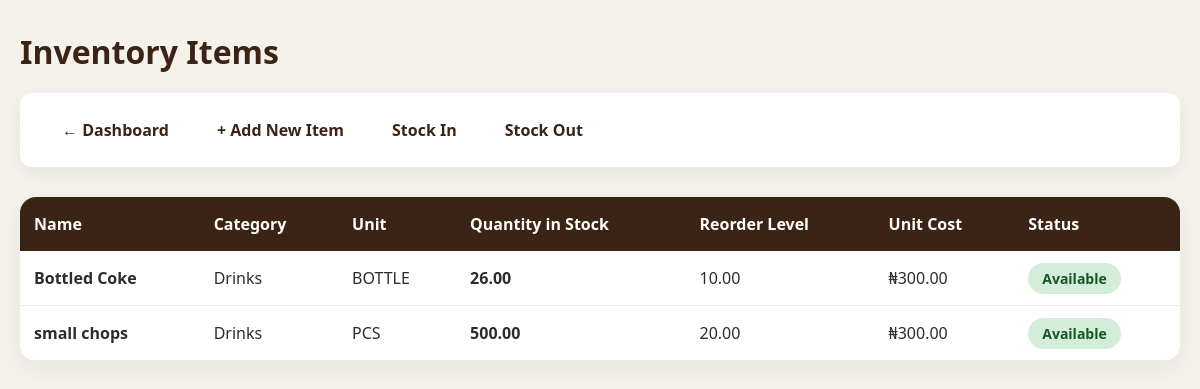
Screenshot of /inventory/items/ (signed in) with the database file from the repository.
### inventory/models.py (models this page shows, shortened)
class InventoryItem(models.Model):
    UNIT_CHOICES = [
        ('PCS', 'Pieces'),
        ('KG', 'Kilogram'),
        ('LITRE', 'Litre'),
        ('PACK', 'Pack'),
        ('BOTTLE', 'Bottle'),
        ('BAG', 'Bag'),
        ('CARTON', 'Carton'),
        ('OTHER', 'Other'),
    ]
    name = models.CharField(max_length=150)
    category = models.ForeignKey(InventoryCategory, on_delete=models.SET_NULL, null=True)
    unit = models.CharField(max_length=20, choices=UNIT_CHOICES)
    quantity_in_stock = models.DecimalField(max_digits=12, decimal_places=2, default=0)
    reorder_level = models.DecimalField(max_digits=12, decimal_places=2, default=0)
    unit_cost = models.DecimalField(max_digits=12, decimal_places=2, default=0)
    supplier = models.ForeignKey(Supplier, on_delete=models.SET_NULL, null=True, blank=True)
    description = models.TextField(blank=True)
    created_at = models.DateTimeField(auto_now_add=True)
    def is_low_stock(self):
        return self.quantity_in_stock <= self.reorder_level

class InventoryCategory(models.Model):
    name = models.CharField(max_length=100, unique=True)
    description = models.TextField(blank=True)
    def __str__(self):
        return self.name

### inventory/views.py (the view)
# urls.py: path('items/', views.item_list, name='item_list'),
@login_required
def item_list(request):
    items = InventoryItem.objects.select_related('category', 'supplier').order_by('name')
    return render(request, 'inventory/item_list.html', {
        'items': items
    })

### templates/inventory/item_list.html (shortened to what this page needs)
<!DOCTYPE html>
<html lang="en">
<head>
</head>
<body>
    <div class="container">
        <h1>Inventory Items</h1>
        <div class="nav-links">
            <a href="{% url 'inventory:dashboard' %}">← Dashboard</a>
            <a href="{% url 'inventory:add_item' %}">+ Add New Item</a>
            <a href="{% url 'inventory:stock_in' %}">Stock In</a>
            <a href="{% url 'inventory:stock_out' %}">Stock Out</a>
        </div>
        <div class="table-container">
            <table>
                <thead>
                    <tr>
                        <th>Name</th>
                        <th>Category</th>
                        <th>Unit</th>
                        <th>Quantity in Stock</th>
                        <th>Reorder Level</th>
                        <th>Unit Cost</th>
                        <th>Status</th>
                    </tr>
                </thead>
                <tbody>
                    {% for item in items %}
                    <tr>
                        <td><strong>{{ item.name }}</strong></td>
                        <td>{{ item.category }}</td>
                        <td>{{ item.unit }}</td>
                        <td><strong>{{ item.quantity_in_stock }}</strong></td>
                        <td>{{ item.reorder_level }}</td>
                        <td>₦{{ item.unit_cost }}</td>
                        <td>
                            {% if item.is_low_stock %}
                                <span class="status low-stock">Low Stock</span>
                            {% else %}
                                <span class="status available">Available</span>
                            {% endif %}
                        </td>
                    </tr>
                    {% empty %}
                    <tr>
                        <td colspan="7" class="empty-row">No inventory items added yet.</td>
                    </tr>
                    {% endfor %}
                </tbody>
            </table>
        </div>
    </div>
</body>
</html>

### templates/inventory/item_list.html (style rules this page uses)
* { margin: 0; padding: 0; box-sizing: border-box; }
body { font-family: "Segoe UI", Arial, sans-serif; background: #f5f1eb; color: #2c2c2c; padding: 30px 20px; min-height: 100vh; }
.container { max-width: 1300px; margin: 0 auto; }
h1 { color: #3b2415; font-size: 32px; margin-bottom: 20px; }
.nav-links { background: white; padding: 16px 24px; border-radius: 12px; box-shadow: 0 6px 20px rgba(0,0,0,0.06); margin-bottom: 30px; display: flex; flex-wrap: wrap; gap: 12px; }
.nav-links a { color: #3b2415; text-decoration: none; font-weight: 600; padding: 10px 18px; border-radius: 8px; transition: all 0.3s ease; }
.table-container { background: white; border-radius: 16px; box-shadow: 0 8px 25px rgba(0,0,0,0.06); overflow: hidden; }
table { width: 100%; border-collapse: collapse; }
th { background: #3b2415; color: white; padding: 16px 14px; text-align: left; font-weight: 600; }
td { padding: 16px 14px; border-bottom: 1px solid #f0e9df; }
.status { padding: 6px 14px; border-radius: 30px; font-size: 14px; font-weight: 600; }
.available { background: #d4edda; color: #155724; }

### rows the page displays
InventoryItem: name "Bottled Coke", category "Drinks", unit "BOTTLE", quantity_in_stock "26.00", reorder_level "10.00", unit_cost "300.00", shows "Available"
InventoryItem: name "small chops", category "Drinks", unit "PCS", quantity_in_stock "500.00", reorder_level "20.00", unit_cost "300.00", shows "Available"
